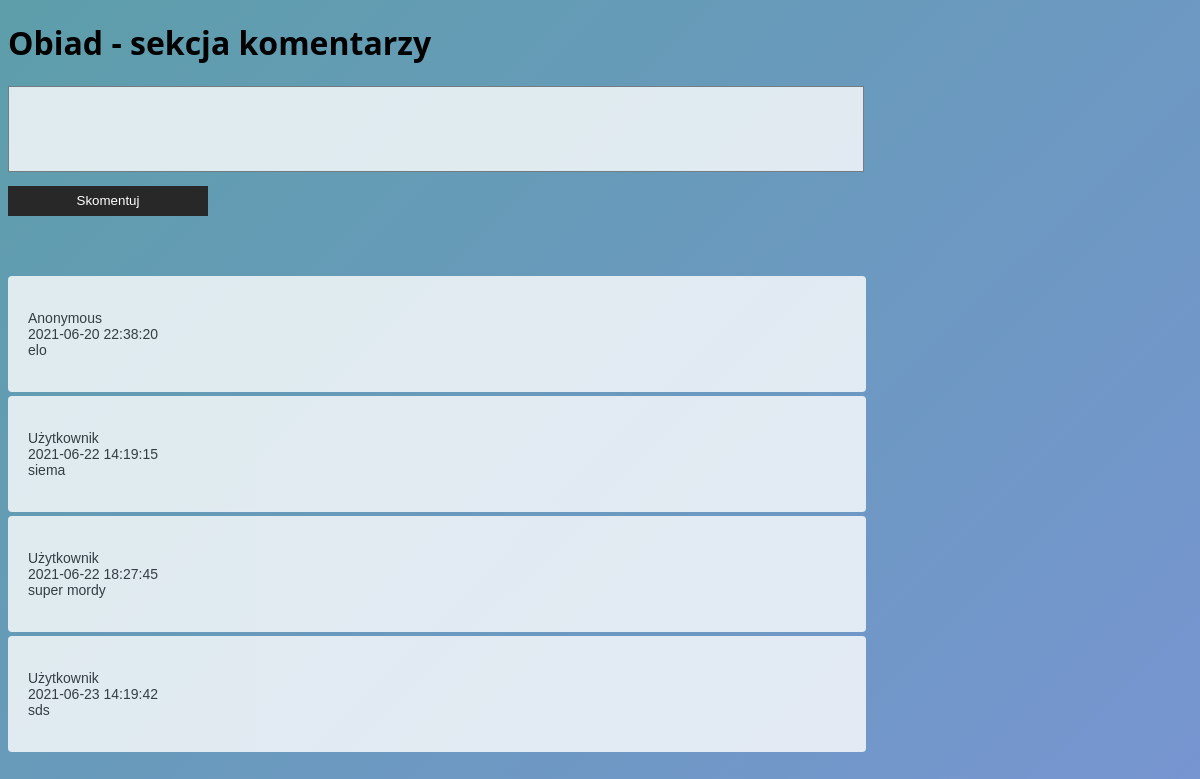
The app's page /commentuser_o.php with its own data.
### tables this page shows
CREATE TABLE `comments_o` (
  `cid` int(11) NOT NULL,
  `username` varchar(200) NOT NULL,
  `date` datetime NOT NULL,
  `message` text NOT NULL
);

### comments.inc.user_o.php (the view, shortened to what this page needs)
<?php
function getComments($conn) {
    $sql = "SELECT * FROM comments_o";
    $result = $conn->query($sql);
    while($row = $result->fetch_assoc()) {
        echo "<div class ='comment-area'><p>";
            echo $row['username']."<br>";
            echo $row['date']."<br>";
            echo nl2br($row['message']);
        echo "</p>
           </div>";
    }
    }
?>
<!DOCTYPE html>
<html lang="en">
<head>
</head>
<body>
    <h1>Obiad - sekcja komentarzy</h1>
</body>
</html>

### commentsstyle.css (style rules this page uses)
.comment-area { width: 818px; padding: 20px; margin-bottom: 4px; background-color: white; border-radius: 4px; position: relative; opacity: 0.8; }
.comment-area p { font-family: arial; font-size: 14px; line-height: 16px; color: #282828; font-weight: 100; }
html, body { width: 100%; height:100%; }
body { background: linear-gradient(-45deg, #9548ad, #c4cf5b, #888feb, #5d9eaa); background-size: 500% 500%; animation: gradient 14s ease infinite; }
body h1 { font-family: 'Segoe UI', Tahoma, Geneva, Verdana, sans-serif; }

### records on screen
comments_o: username "Anonymous", date "2021-06-20 22:38:20", message "elo"
comments_o: username "Użytkownik", date "2021-06-22 14:19:15", message "siema"
comments_o: username "Użytkownik", date "2021-06-22 18:27:45", message "super mordy"
comments_o: username "Użytkownik", date "2021-06-23 14:19:42", message "sds"
